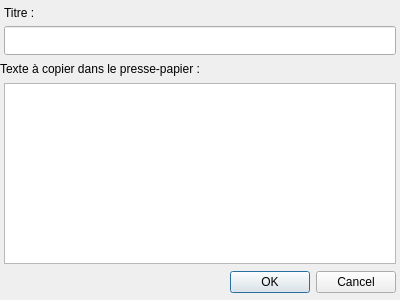
<ui version="4.0" >
 <class>Edit</class>
 <widget class="QDialog" name="Edit" >
  <property name="geometry" >
   <rect>
    <x>0</x>
    <y>0</y>
    <width>400</width>
    <height>300</height>
   </rect>
  </property>
  <property name="windowTitle" >
   <string>FC : Edit</string>
  </property>
  <widget class="QLabel" name="label" >
   <property name="geometry" >
    <rect>
     <x>4</x>
     <y>4</y>
     <width>392</width>
     <height>18</height>
    </rect>
   </property>
   <property name="text" >
    <string>Titre :</string>
   </property>
   <property name="buddy" >
    <cstring>titre</cstring>
   </property>
  </widget>
  <widget class="QLineEdit" name="titre" >
   <property name="geometry" >
    <rect>
     <x>4</x>
     <y>26</y>
     <width>392</width>
     <height>29</height>
    </rect>
   </property>
  </widget>
  <widget class="QPlainTextEdit" name="texte" >
   <property name="geometry" >
    <rect>
     <x>4</x>
     <y>83</y>
     <width>392</width>
     <height>181</height>
    </rect>
   </property>
  </widget>
  <widget class="QDialogButtonBox" name="buttonBox" >
   <property name="geometry" >
    <rect>
     <x>4</x>
     <y>268</y>
     <width>392</width>
     <height>28</height>
    </rect>
   </property>
   <property name="orientation" >
    <enum>Qt::Horizontal</enum>
   </property>
   <property name="standardButtons" >
    <set>QDialogButtonBox::Cancel|QDialogButtonBox::Ok</set>
   </property>
  </widget>
  <widget class="QLabel" name="label_2" >
   <property name="geometry" >
    <rect>
     <x>0</x>
     <y>60</y>
     <width>390</width>
     <height>18</height>
    </rect>
   </property>
   <property name="text" >
    <string>Texte à copier dans le presse-papier :</string>
   </property>
  </widget>
 </widget>
 <resources/>
 <connections>
  <connection>
   <sender>buttonBox</sender>
   <signal>accepted()</signal>
   <receiver>Edit</receiver>
   <slot>accept()</slot>
   <hints>
    <hint type="sourcelabel" >
     <x>248</x>
     <y>254</y>
    </hint>
    <hint type="destinationlabel" >
     <x>157</x>
     <y>274</y>
    </hint>
   </hints>
  </connection>
  <connection>
   <sender>buttonBox</sender>
   <signal>rejected()</signal>
   <receiver>Edit</receiver>
   <slot>reject()</slot>
   <hints>
    <hint type="sourcelabel" >
     <x>316</x>
     <y>260</y>
    </hint>
    <hint type="destinationlabel" >
     <x>286</x>
     <y>274</y>
    </hint>
   </hints>
  </connection>
 </connections>
</ui>
